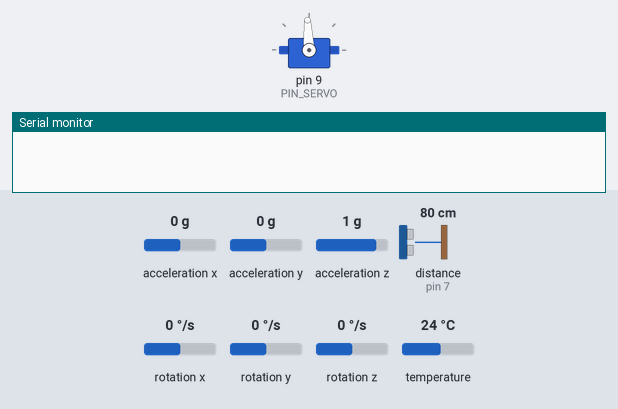
Recording of a sketch running on a simulated Arduino Uno, built with avr-gcc and run on an emulated ATmega328P. On the bench: servo, the last lines printed to the serial monitor. Inputs (shaded band) come from the test bench; at power-on: distance to the obstacle (sensor on pin 7) 80 cm, acceleration x 0 g, acceleration y 0 g, acceleration z 1 g, rotation x 0 °/s, rotation y 0 °/s, rotation z 0 °/s, temperature 24 °C. The echo pulse lasts 58.3 µs per cm.

Above: at 0.2 s.
At 3.4 s:
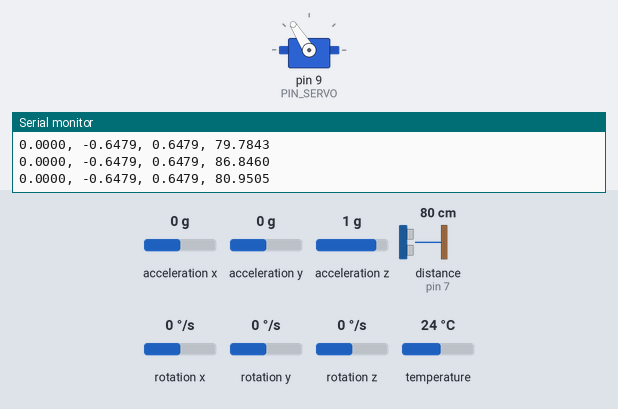
3.5 s: distance to the obstacle (sensor on pin 7) set to 2 cm
At 5.0 s:
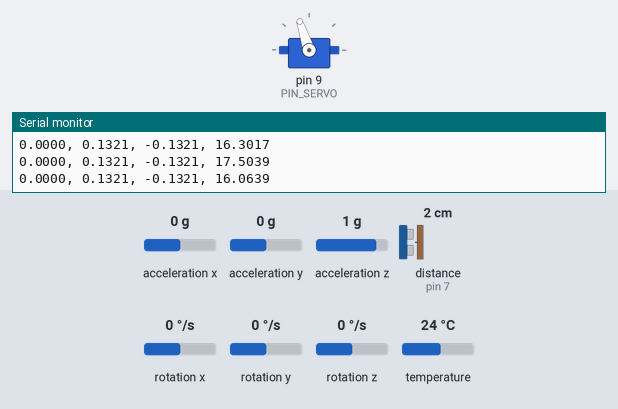
6.5 s: distance to the obstacle (sensor on pin 7) set to 35 cm
Timing chart, 0 to 9.5 s (numbered marks = the images above; inputs shaded):
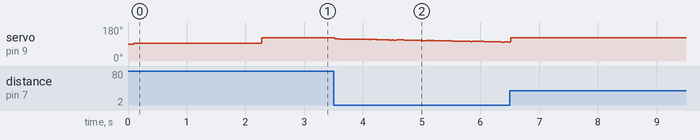

The sketch:

bab_PID.ino
```cpp
#include <Adafruit_MPU6050.h>
#include <NewPing.h>
#include <Servo.h>

#define PI 3.14159265359

#define MAX_DELAY_US 16383

#define ADC_BITS 10
#define ADC_MAX  ((2 << ADC_BITS) - 1)

#define BAUD_RATE  115200
#define SEND_COUNT 3

#define CONTROL_PERIOD_US  20000 // 20 ms (50 Hz)
#define DT                 (CONTROL_PERIOD_US / 1e6)

#define BEAM_MID_M 0.180 // Mitad de la longitud de la barra en metros (MEDIR)
#define CART_MID_M 0.028  // Mitad de la longitud del carro (MEDIR)

#define CALIB_ITERS 25 // Medio segundo de calibración

#define SERVO_AMP_DEG 90
#define SERVO_MOVE_MAX 30
#define SERVO_MIN_US  600
#define SERVO_MAX_US  2400

#define SONAR_MAX_CM   100
#define SONAR_US_PER_M 5831

#define PIN_POT   A3
#define PIN_SERVO 9
#define PIN_TRIG  6
#define PIN_ECHO  7

#define ALPHA 0.005

#define CALIBRATE 1


unsigned long last_time;

Servo servo;
NewPing sonar(PIN_TRIG, PIN_ECHO, SONAR_MAX_CM);
Adafruit_MPU6050 mpu;

float gyro_bias;
float acc_bias;

void setup() {
  Serial.begin(BAUD_RATE);
  servo.attach(PIN_SERVO);

  if (!mpu.begin()) {
    Serial.println("Failed to find MPU6050!");
    while (1) {
      delay(100);
    }
  }

  mpu.setAccelerometerRange(MPU6050_RANGE_8_G);
  mpu.setGyroRange(MPU6050_RANGE_500_DEG);
  mpu.setFilterBandwidth(MPU6050_BAND_44_HZ);

  delay(100);

  moveServo(0);

  delay(2000);

#if CALIBRATE
  sensors_event_t a, g, temp;
  mpu.getEvent(&a, &g, &temp);
  gyro_bias = g.gyro.x;

  acc_bias = 0;
  for (int i = 0; i < CALIB_ITERS; i++){
    delayMicroseconds(CONTROL_PERIOD_US);
    mpu.getEvent(&a, &g, &temp);
    acc_bias += atan2(a.acceleration.y, a.acceleration.z) * 180.0 / PI;
  }
  acc_bias /= CALIB_ITERS;
#else
  // Valores a mano
  gyro_bias = 0;
  acc_bias  = 0;
#endif

  Serial.print("Gyro bias: ");
  Serial.println(gyro_bias);
  Serial.print("Acc bias:  ");
  Serial.println(acc_bias);

  // Siempre debe ser la última línea del setup
  last_time = micros();
}

void loop() {
  runPeriodicallyMicros(CONTROL_PERIOD_US);
  // BACKWARDS
  //const float k_p = -100;
  //const float k_i = -50.0;
  //const float k_d = -2;

  const float k_p = -80.0;
  const float k_i = -45.0;
  const float k_d = -.05; // es subible una vez se prefiltren los datos


  static float ang = 0;
  static float e_1 = 0.0;
  static float e_acum = 0.0;
  static float u = 0.0;
  static float time = 0.0;
  static float I = 0.0;
  static float D = 0.0;

  float pos = readPosition();
  time += DT;
  float ref = 0;
  if (time > 25) {
    ref = 0.05;
  }
  else if (time>5) {
    ref = -.05;
  }


  float e = ref - pos;

  // BACKWARDS
  // e_acum += DT*e;
  // u = k_p * e + e_acum * k_i + (e - e_1)*k_d/DT;
  // e_1 = e;

  // BILINEAL
  I += DT/2*(e+e_1);
  D = 2/DT * (e-e_1) - D;
  u = k_p * e + I * k_i + D*k_d;
  e_1 = e;


  //ang = estimateAngle(ang);

  // Hack para probar el servo. Traduce la referencia a un ángulo.
  moveServo(u);

  float datos[] = { ref, pos, ang };
  // matlab_send(datos);

  Serial.print(ref, 4);
  Serial.print(", ");
  Serial.print(e, 4);
  Serial.print(", ");
  Serial.print(pos, 4);
  Serial.print(", ");
  Serial.print(u, 4);
  Serial.println();
}

/// Toma valores entre -90 y 90 grados.
/// Satura valores por fuera de ese rango.
void moveServo(float angle) {
  angle = saturate(angle, -SERVO_MOVE_MAX, SERVO_MOVE_MAX);
  unsigned int us = remap(angle, -SERVO_AMP_DEG, SERVO_AMP_DEG, SERVO_MIN_US, SERVO_MAX_US);
  servo.writeMicroseconds(us);
}

/// Devuelve la posición del centro del carrito
/// respecto del centro de la barra, en metros.
float readPosition() {
  float distance = readSonar();
  return distance + CART_MID_M - BEAM_MID_M;
}

/// Devuelve una posición de referencia para el carrito
/// respecto del centro de la varilla, en metros.
float readReference() {
  float value = analogRead(PIN_POT);
  return remap(value, 0, ADC_MAX, -BEAM_MID_M, BEAM_MID_M);
}

/// Devuelve el ángulo de la barra filtrado con un filtro complementario.
float estimateAngle(float prev_ang) {
  sensors_event_t a, g, temp;
  mpu.getEvent(&a, &g, &temp);

  float ang_gyro = prev_ang + DT * (g.gyro.x - gyro_bias) * 180.0 / PI;
  float ang_acc = atan2(a.acceleration.y, a.acceleration.z) * 180.0 / PI - acc_bias;

  return ALPHA * ang_acc + (1 - ALPHA) * ang_gyro;
}

float readSonar() {
  unsigned int us = sonar.ping();
  if (us == 0) {
    return (float)SONAR_MAX_CM / 100.0;
  }
  return (float)us / SONAR_US_PER_M;
}

void matlab_send(float data[SEND_COUNT]){
  // Envío de header
  Serial.write("abcd");

  for (int i = 0; i < SEND_COUNT; i++) {
    byte * b = (byte *) &data[i];
    Serial.write(b, sizeof(float));
  }
}

float remap(float x, float from_min, float from_max, float to_min, float to_max) {
  return (x - from_min) / (from_max - from_min) * (to_max - to_min) + to_min;
}

float saturate(float x, float min, float max) {
  if (x > max) {
    x = max;
  } else if (x < min) {
    x = min;
  }
  return x;
}

void runPeriodicallyMicros(unsigned long period) {
  unsigned long curr_time = micros();
  unsigned long elapsed = curr_time - last_time;
  long sleep_time = (long)(period - elapsed);
  last_time += period;

  if (sleep_time > 0) {
    delayMicrosecondsFixed(sleep_time);
  }
}

void delayMicrosecondsFixed(unsigned long us) {
  while (us > MAX_DELAY_US) {
    us -= MAX_DELAY_US;
    delayMicroseconds(MAX_DELAY_US);
  }
  delayMicroseconds(us);
}
```
